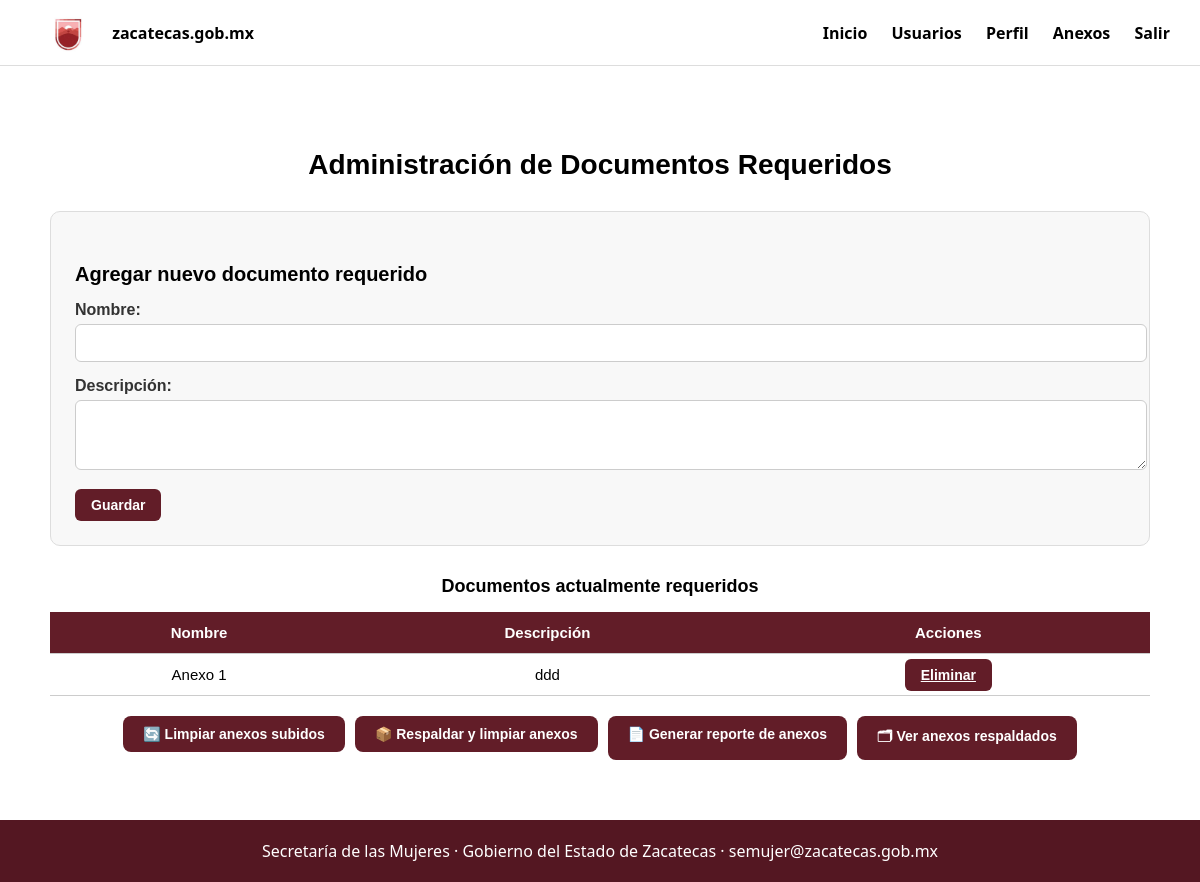
/admin_anexos/ (signed in), run on an earlier commit of the app's database.
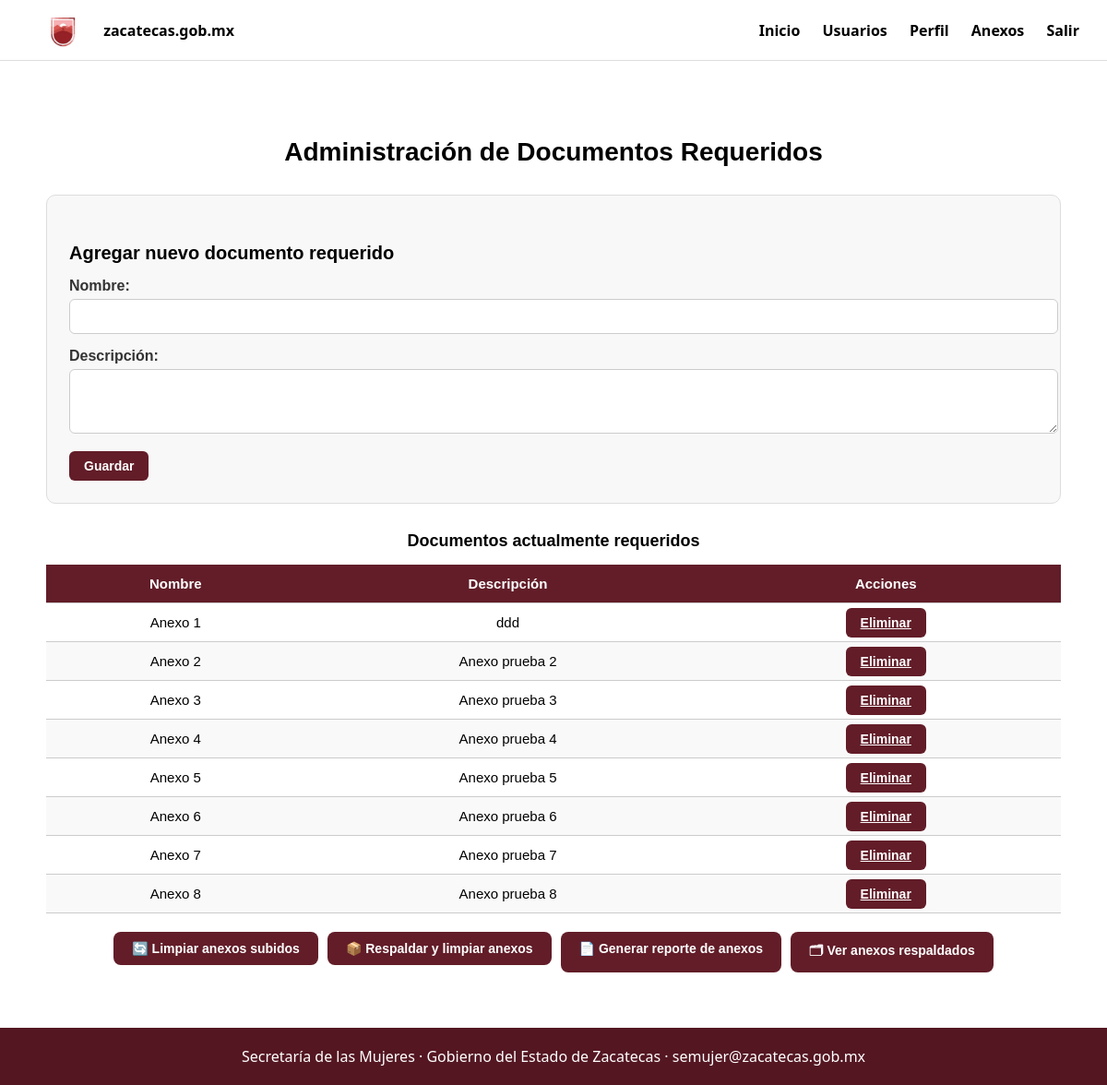
And on a later commit of the database.
### core/models.py (models this page shows, shortened)
class AnexoRequerido(models.Model):
    nombre = models.CharField(max_length=100, unique=True)
    descripcion = models.TextField(blank=True)
    obligatorio = models.BooleanField(default=True)

### core/views.py (the view)
# urls.py: path('admin_anexos/', views.admin_anexos, name='admin_anexos'),
@user_passes_test(es_admin)
def admin_anexos(request):
    anexos = AnexoRequerido.objects.all().order_by('nombre')
    if request.method == 'POST':
        form = AnexoForm(request.POST)
        if form.is_valid():
            form.save()
            sincronizar_documentos_por_usuario()  # ⬅️ importante
            return redirect('admin_anexos')
    else:
        form = AnexoForm()
    return render(request, 'core/admin_anexos.html', {
        'anexos': anexos,
        'form': form,
    })

### core/forms.py
class AnexoForm(forms.ModelForm):
    class Meta:
        model = AnexoRequerido
        fields = ['nombre', 'descripcion', 'obligatorio']
        widgets = {
            'nombre': forms.TextInput(attrs={'class': 'form-control'}),
            'descripcion': forms.Textarea(attrs={'class': 'form-control', 'rows': 3}),
            'obligatorio': forms.CheckboxInput(attrs={'class': 'form-check-input'}),
        }

### core/views.py (called while the page is built)
def es_admin(user):
    return user.is_authenticated and user.rol == 'admin'

### core/templates/core/admin_anexos.html (shortened to what this page needs)
{% extends 'core/base_admin.html' %}
{% load static %}
{% block extra_css %}
<link rel="stylesheet" href="{% static 'core/css/admin_anexos.css' %}">
{% endblock %}
{% block content %}
<div class="contenedor-principal">
    <h2 class="titulo-seccion titulo-centrado">Administración de Documentos Requeridos</h2>
    <div class="tarjeta-formulario">
        <h4>Agregar nuevo documento requerido</h4>
        <form method="post" class="formulario-anexo">
            <div class="form-group">
                <label for="id_nombre">Nombre:</label>
                {{ form.nombre }}
            </div>
            <div class="form-group">
                <label for="id_descripcion">Descripción:</label>
                {{ form.descripcion }}
            </div>
            <button type="submit" class="btn btn-success">Guardar</button>
        </form>
    </div>
    <div class="tabla-anexos mt-4">
        <h4>Documentos actualmente requeridos</h4>
        {% if anexos %}
        <table class="tabla-estilo">
            <thead>
                <tr>
                    <th>Nombre</th>
                    <th>Descripción</th>
                    <th>Acciones</th>
                </tr>
            </thead>
            <tbody>
                {% for anexo in anexos %}
                <tr>
                    <td>{{ anexo.nombre }}</td>
                    <td>{{ anexo.descripcion|default:"—" }}</td>
                    <td>
                        <a href="{% url 'eliminar_anexo' anexo.id %}" class="btn btn-danger btn-sm"
                           onclick="return confirm('¿Estás seguro de eliminar este documento requerido?');">
                            Eliminar
                        </a>
                    </td>
                </tr>
                {% endfor %}
            </tbody>
        </table>
        {% else %}
        <p>No hay documentos registrados aún.</p>
        {% endif %}
    </div>
    <div class="contenedor-botones" style="display: flex; justify-content: center; gap: 10px; margin-top: 20px; flex-wrap: wrap;">
        <form method="post" action="{% url 'limpiar_anexos' %}">
            <button type="submit" class="btn btn-warning btn-sm"
                onclick="return confirm('¿Seguro que deseas limpiar todos los archivos subidos por las entidades?');"
                style="background-color: #621d28; border-color: #621d28; padding: 10px 20px; color: white; border-radius: 8px;">
                🔄 Limpiar anexos subidos
            </button>
        </form>
        <form method="post" action="{% url 'respaldar_limpiar_anexos' %}">
            <button type="submit" class="btn btn-danger btn-sm"
                onclick="return confirm('¿Seguro que deseas respaldar y limpiar los archivos subidos?');"
                style="background-color: #621d28; border-color: #621d28; padding: 10px 20px; color: white; border-radius: 8px;">
                📦 Respaldar y limpiar anexos
            </button>
        </form>
        <a href="{% url 'reporte_anexos_pdf' %}" class="btn btn-secondary btn-sm"
           style="background-color: #621d28; border-color: #621d28; padding: 10px 20px; color: white; border-radius: 8px; text-decoration: none;">
            📄 Generar reporte de anexos
        </a>
        <a href="{% url 'vista_respaldo_anexos' %}" class="btn btn-info btn-sm"
           style="background-color: #621d28; border-color: #621d28; padding: 10px 20px; color: white; border-radius: 8px; text-decoration: none;">
            🗂 Ver anexos respaldados
        </a>
    </div>
</div>
{% endblock %}

What changed in the data, as far as the page shows it:
added AnexoRequerido: nombre "Anexo 2", descripcion "Anexo prueba 2"
added AnexoRequerido: nombre "Anexo 3", descripcion "Anexo prueba 3"
added AnexoRequerido: nombre "Anexo 4", descripcion "Anexo prueba 4"
added AnexoRequerido: nombre "Anexo 5", descripcion "Anexo prueba 5"
added AnexoRequerido: nombre "Anexo 6", descripcion "Anexo prueba 6"
added AnexoRequerido: nombre "Anexo 7", descripcion "Anexo prueba 7"
added AnexoRequerido: nombre "Anexo 8", descripcion "Anexo prueba 8"
